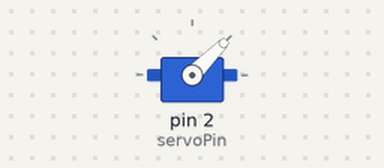
This sketch was run on a simulated Arduino Uno, built with avr-gcc and run on an emulated ATmega328P. On the bench: servo. Wiring (inferred from the names in the program): servo: signal pin 2. Servo pulses on a pin are drawn as a servo (544–2400 µs = 0–180°); what the sketch prints to the serial monitor is not drawn.

Above: at 1.05 s.
At 40.25 s:
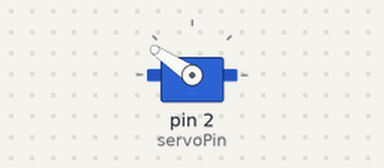
Timing chart, 0 to 66.9 s (numbered marks = the images above):
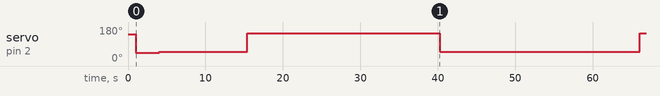

Measured:
- by itself, servo on pin 2 (servoPin): 142° → 45° at 1.0 s, → 49° 3.0 s later, → 146° 11.4 s later, → 49° 24.9 s later, … (7 changes in this stretch)

The sketch:

ESC_Arduino_Manual.ino
```cpp
int maxVal = 3000;
int servoPin = 2;
void setup()
{
  delay(1000);
  Serial.begin(9600); //Setup input/output screen
  Serial.print("Starting");
pinMode(servoPin, OUTPUT);
/*   To configure first time (may have to do for loop instead of the two lines)*/
  digitalWrite(servoPin, HIGH);
  delay(2); // 1000 microseconds
  digitalWrite(servoPin, LOW);
  delay(1);
  digitalWrite(servoPin, HIGH);
  delay(1); // 1000 microseconds
  digitalWrite(servoPin, LOW);
}

void loop()
{
  Serial.println("Void loop");
  delay(3000);

  //Throttle up and down to configure ESC (5 secods to throttle up and 5 seconds to throttle down - can change the delay to change the throttle up and down times)
  for (int i = 1000; i <= maxVal; i++){ //Throttle up
    digitalWrite(servoPin, HIGH);
  delay(i/1000.0); // convert to microseconds not sure if cast properly
  digitalWrite(servoPin, LOW);
    Serial.println(i/1000.0);
    delay(10);
  }
  for (int i = maxVal; i >= 1000; i--){ //Throttle down
  digitalWrite(servoPin, HIGH);
  delay(i/1000.0); // convert to microseconds not sure if cast properly
  digitalWrite(servoPin, LOW);
  Serial.println(i/1000.0);
    delay(10);
  }
}
```
